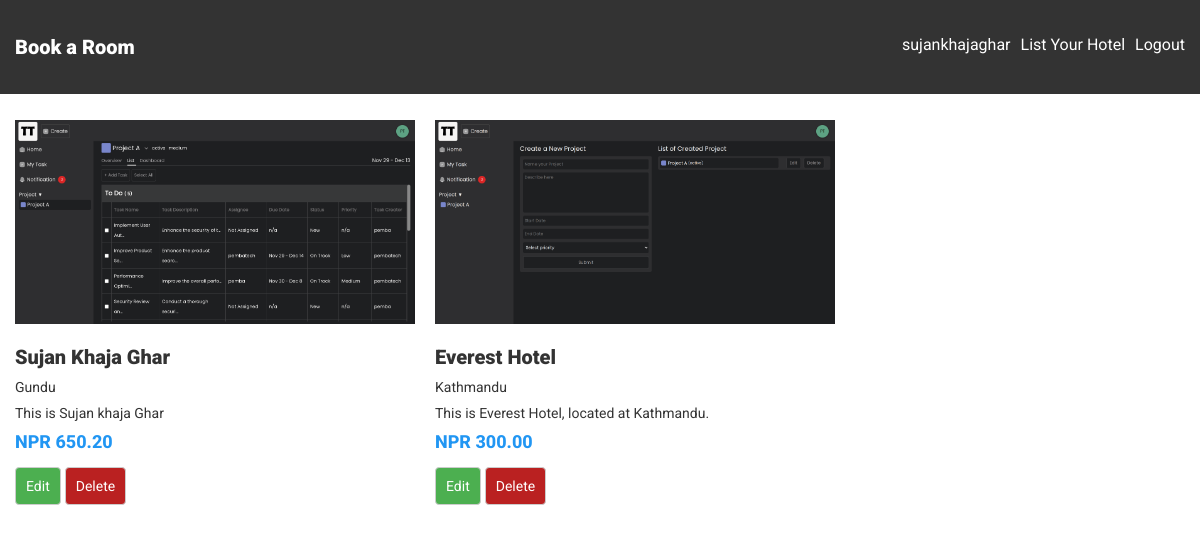
Page /hotel/dashboard (signed in) on the committed database.
### user/models.py (models this page shows, shortened)
class CustomUser(AbstractUser):
    is_corporate = models.BooleanField(default=False)

### hotel/models.py (models this page shows, shortened)
class Hotel(models.Model):
    hotelier = models.ForeignKey(
        settings.AUTH_USER_MODEL, on_delete=models.SET_NULL, null=True
    )
    name = models.CharField(max_length=255)
    address = models.CharField(max_length=255)
    description = models.TextField(null=True)
    price = models.DecimalField(max_digits=10, decimal_places=2, null=True)
    slug = models.SlugField(max_length=255, null=True, blank=True)

class HotelImage(models.Model):
    hotel = models.ForeignKey(Hotel, on_delete=models.CASCADE, null=True)
    hotel_images = models.ImageField(upload_to="hotel/hotel_images/", null=True)

### hotel/views.py (the view)
# urls.py: path('dashboard', hotel_dashboard, name='dashboard'),
def hotel_dashboard(request):
    if request.user.is_corporate:
        hotels = Hotel.objects.filter(hotelier__username = request.user.username)
        context = {"hotels": hotels}
        return render(request, "hotel/hotel_dashboard.html", context)

### hotel/templates/hotel/hotel_dashboard.html (shortened to what this page needs)
{% extends "base.html" %}
{% block content %}
<div class="hotel-cards">
    <ul>
        <div class="div-flex">
            {% for hotel in hotels %}
            <div class="hotel-card">
                <a href="{% url 'hotel:hotel_detail' hotel.slug %}">
                    <li>
                        <div class="hotel-pic">
                            <img src="{{ hotel.hotelimage_set.all.first.hotel_images.url }}" alt="{{ hotel.name }}">
                        </div>
                        <div class="hotel-detail">
                            <p class="heading">
                                {{ hotel.name }}
                            </p>
                            <p class="hotel-info">
                                {{ hotel.address }}
                            </p>
                            <p class="hotel-info">
                                {{ hotel.description }}
                            </p>
                            <p class="hotel-info price">
                                <span>
                                    NPR
                                    {{ hotel.price }}
                                </span>
                            </p>
                        </div>
                        <a href="{% url 'hotel:update' hotel.slug %}"><button class="button-style">Edit</button></a>
                        <a href="{% url 'hotel:delete' hotel.slug %}"><button class="button-style" style="background-color: #ba2121;">Delete</button></a>
                    </li>
                </a>
            </div>
            {% endfor %}
        </div>
    </ul>
</div>
{% endblock content %}

### templates/nav.html
<div class="navigation position-sticky">
    <div class="nav-left-side">
        <a href="{% url 'base:home' %}" class="app-link heading">Book a Room</a>
    </div>
    <div class="nav-right-side" style="display: flex; gap:10px;">
        {% if request.user.is_authenticated %}
            {% if request.user.is_corporate %}
                <a href="{% url 'hotel:dashboard' %}">{{ request.user.username }}</a>
                <a href="{% url 'hotel:list_hotel' %}">List Your Hotel</a>
            {% else %}
                <a href="{% url 'user:dashboard' %}">{{ request.user.username }}</a>
            {% endif %}
            <a href="{% url 'base:logout_user' %}">Logout</a>
        {% else %}
            <a href="{% url 'base:login_user' %}">Login</a>
            <a href="{% url 'base:register_user' %}">Register</a>
        {% endif %}
    </div>
</div>

### static/css/styles.css (style rules this page uses)
* { font-family: 'Roboto', sans-serif; color: #333; }
body { margin: 0; padding: 0; }
input, select, textarea, button { padding: 10px; margin: 5px 0; border: 1px solid #ccc; border-radius: 4px; box-sizing: border-box; font-size: 14px; }
button { background-color: #4CAF50; color: #fff; cursor: pointer; }
p { margin: 10px 0; }
ul { list-style-type: none; padding: 0; }
a { text-decoration: none; }
.div-flex { display: flex; gap: 20px; }
.position-sticky { position: sticky; top: 0; }
.heading { font-size: 20px; font-weight: 900; }
.navigation { background-color: #333; color: #fff; display: flex; flex-direction: row; justify-content: space-between; padding: 35px 15px; }
.navigation a { color: #fff; }
.hotel-info { font-size: 14px; font-weight: 400; }
.hotel-info.price, .hotel-info.price span { font-size: 18px; font-weight: 800; color: #2196F3; }
.hotel-card .hotel-pic img { width: 400px; }

### hotel/templates/hotel/hotel_dashboard.html (style rules this page uses)
.hotel-pic { width: 400px; height: 215px; overflow: hidden; position: relative; }

### rows in the picture
CustomUser: user.username "sujankhajaghar"
Hotel: hotelimage_set.all.first.hotel_images (picture), name "Sujan Khaja Ghar", address "Gundu", description "This is Sujan khaja Ghar", price "650.20"
Hotel: hotelimage_set.all.first.hotel_images (picture), name "Everest Hotel", address "Kathmandu", description "This is Everest Hotel, located at Kathmandu.", price "300.00"
